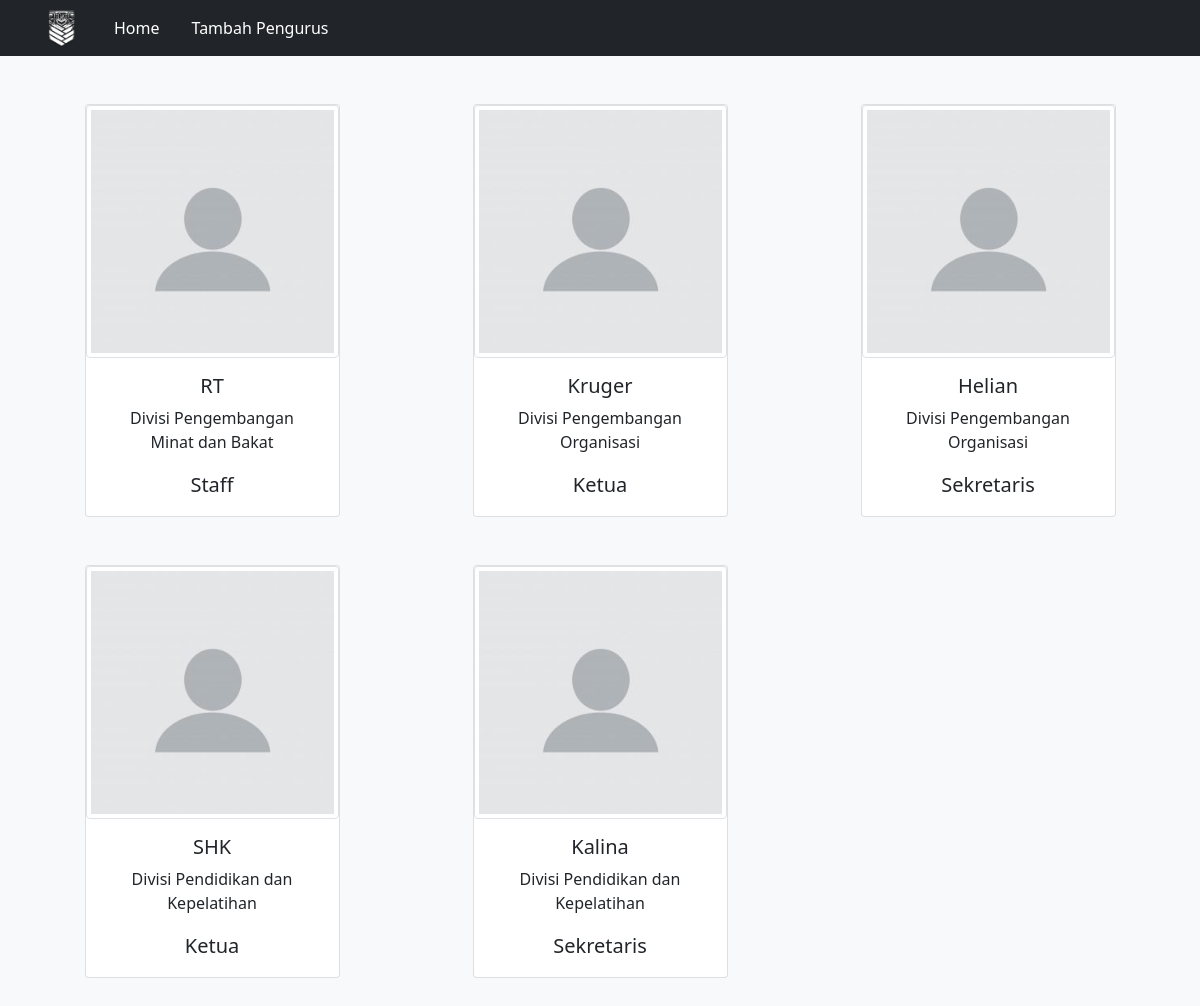
The page / on the database its author committed.
### tables this page shows
CREATE TABLE `pengurus` (
  `nim` int(7) NOT NULL,
  `nama` varchar(255) NOT NULL,
  `semester` int(3) NOT NULL,
  `id_bidang` int(3) NOT NULL
);

CREATE TABLE `divisi` (
  `id_divisi` int(3) NOT NULL,
  `nama_divisi` varchar(255) NOT NULL
);

CREATE TABLE `bidang_divisi` (
  `id_bidang` int(3) NOT NULL,
  `jabatan` varchar(255) NOT NULL,
  `id_divisi` int(3) NOT NULL
);

### class/DB.php (called while the page is built, shortened)
<?php
class DB{
	var $db_host = 'localhost';
	var $db_user = 'root';
	var $db_password = '';
	var $db_name = 'tp2dpbo';
	var $db_connect = '';
	var $result = 0;
	function open(){
		$this->db_connect = mysqli_connect($this->db_host, $this->db_user, $this->db_password, $this->db_name);
	}
	function execute($query=""){
		$this->result = mysqli_query($this->db_connect, $query);
		return $this->result;
	}
	function getResult(){
		return mysqli_fetch_array($this->result);
	}
}
?>

### class/pengurus.php (called while the page is built, shortened)
<?php
class pengurus extends DB{
    function get_AllPengurus(){
		$query = "SELECT * FROM pengurus";
		return $this->execute($query);
	}
}
?>

### class/bidang_divisi.php (called while the page is built, shortened)
<?php
class bidang_divisi extends DB{
    function get_bidang_byId($id){
		$query = "SELECT * FROM bidang_divisi WHERE id_bidang=$id";
		return $this->execute($query);
	}
}
?>

### class/divisi.php (called while the page is built, shortened)
<?php
class divisi extends DB{
    function get_divisi_byId($id){
		$query = "SELECT * FROM divisi WHERE id_divisi=$id";
		return $this->execute($query);
	}
}
?>

### index.php (the view, shortened to what this page needs)
<?php
include("class/DB.php");
include("class/pengurus.php");
include("class/bidang_divisi.php");
include("class/divisi.php");
?>
<!DOCTYPE html>
<html lang="en">
<head>
    <link href="https://cdn.jsdelivr.net/npm/bootstrap@5.0.2/dist/css/bootstrap.min.css" rel="stylesheet"
>
</head>
<body>
<nav class="p-2 bg-dark text-white">
    <div class="container">
        <div class="d-flex align-items-center justify-content-start">
            <img src="images/GnK.png" alt="logo" height="40px" width="auto" class="pe-3">
            <ul class="nav col-12">
                <li><a href="index.php" class="nav-link px-3 text-white">Home</a></li>
                <li><a href="form_pengurus.php" class="nav-link px-3 text-white">Tambah Pengurus</a></li>
            </ul>
        </div>
    </div>
</nav>
<?php
    $pengurus = new pengurus();
    $bidang = new bidang_divisi();
    $divisi = new divisi();
    $pengurus->open();
    $bidang->open();
    $divisi->open();
    $pengurus->get_AllPengurus();
?>
<main>
    <div class="py-5 bg-light">
        <div class="container">
          <div class="row row-cols-2 row-cols-lg-3 g-5">
            <?php while (list($nim, $namaPengurus, $semester, $idBidang_inpengurus) = $pengurus->getResult()) {?>
              <div class="col d-flex justify-content-center">
                <a href="<?php echo 'detail_pengurus.php?nim='.$nim ?>" class="card h-100 w-75 text-center text-dark" style="text-decoration: none;">
                  <img src="images/profile_blank.jpg" width="auto" height="225" alt="foto" class="img-thumbnail">
                  <?php
                    $bidang->get_bidang_byId($idBidang_inpengurus);
                    list($idBidang, $jabatan, $idDivisi_inbidang) = $bidang->getResult();
                    $divisi->get_divisi_byId($idDivisi_inbidang);
                    list($idDivisi, $namaDivisi) = $divisi->getResult();
                  ?>
                  <div class="card-body">
                    <h5 class="card-text px-2"><?php echo $namaPengurus ?></h5>
                    <p class="card-text px-2"><?php echo $namaDivisi?></p>
                    <p class="card-text px-2 fs-5"><?php echo $jabatan?></p>
                  </div>
                </a>
              </div>
            <?php }?>
          </div>
        </div>
      </div>
</main>
</body>
</html>

### rows shown on the page
pengurus: nama "RT", divisi.nama_divisi "Divisi Pengembangan Minat dan Bakat", id_bidang.jabatan "Staff"
pengurus: nama "Kruger", divisi.nama_divisi "Divisi Pengembangan Organisasi", id_bidang.jabatan "Ketua"
pengurus: nama "Helian", divisi.nama_divisi "Divisi Pengembangan Organisasi", id_bidang.jabatan "Sekretaris"
pengurus: nama "SHK", divisi.nama_divisi "Divisi Pendidikan dan Kepelatihan", id_bidang.jabatan "Ketua"
pengurus: nama "Kalina", divisi.nama_divisi "Divisi Pendidikan dan Kepelatihan", id_bidang.jabatan "Sekretaris"
